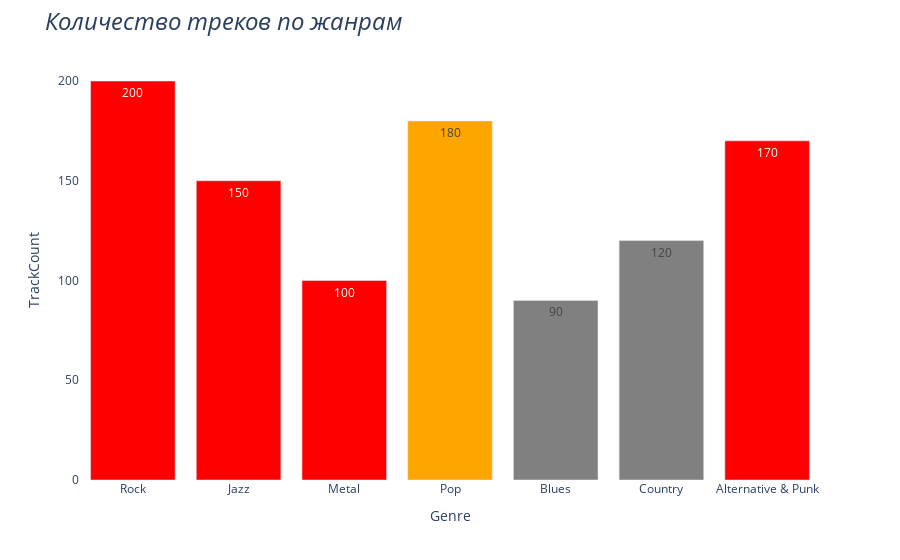

This figure's notebook cell:
### Code cell
fig2.update_traces(marker=dict(color=df_genre['Color']), showlegend=False)
fig2.update_layout(
    title={
        'text': '<i>Количество треков по жанрам</i>',
        'font': {'size': 24}
    },
    plot_bgcolor='white'
)

### Figure 1 — Plotly figure (JSON) as saved in the notebook; plotly's stock layout.template omitted (floating-point values rounded to 4 significant figures)
{"data": [{"hovertemplate": "Color=red<br>Genre=%{x}<br>TrackCount=%{text}<extra></extra>", "legendgroup": "red", "marker": {"color": ["red", "orange", "gray", "gray", "gray", "purple", "gray"], "pattern": {"shape": ""}}, "name": "red", "orientation": "v", "showlegend": false, "text": [200.0], "textposition": "auto", "type": "bar", "x": ["Rock"], "xaxis": "x", "y": [200], "yaxis": "y"}, {"hovertemplate": "Color=orange<br>Genre=%{x}<br>TrackCount=%{text}<extra></extra>", "legendgroup": "orange", "marker": {"color": ["red", "orange", "gray", "gray", "gray", "purple", "gray"], "pattern": {"shape": ""}}, "name": "orange", "orientation": "v", "showlegend": false, "text": [150.0], "textposition": "auto", "type": "bar", "x": ["Jazz"], "xaxis": "x", "y": [150], "yaxis": "y"}, {"hovertemplate": "Color=gray<br>Genre=%{x}<br>TrackCount=%{text}<extra></extra>", "legendgroup": "gray", "marker": {"color": ["red", "orange", "gray", "gray", "gray", "purple", "gray"], "pattern": {"shape": ""}}, "name": "gray", "orientation": "v", "showlegend": false, "text": [100.0, 180.0, 90.0, 120.0], "textposition": "auto", "type": "bar", "x": ["Metal", "Pop", "Blues", "Country"], "xaxis": "x", "y": [100, 180, 90, 120], "yaxis": "y"}, {"hovertemplate": "Color=purple<br>Genre=%{x}<br>TrackCount=%{text}<extra></extra>", "legendgroup": "purple", "marker": {"color": ["red", "orange", "gray", "gray", "gray", "purple", "gray"], "pattern": {"shape": ""}}, "name": "purple", "orientation": "v", "showlegend": false, "text": [170.0], "textposition": "auto", "type": "bar", "x": ["Alternative & Punk"], "xaxis": "x", "y": [170], "yaxis": "y"}], "layout": {"barmode": "relative", "legend": {"title": {"text": "Color"}, "tracegroupgap": 0}, "margin": {"t": 60}, "plot_bgcolor": "white", "title": {"font": {"size": 24}, "text": "<i>Количество треков по жанрам</i>"}, "xaxis": {"anchor": "y", "domain": [0, 1], "title": {"text": "Genre"}}, "yaxis": {"anchor": "x", "domain": [0, 1], "title": {"text": "TrackCount"}}}}
